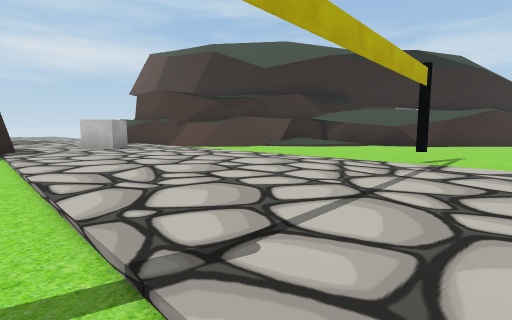
View 1 (above)

21 first-person views from a walk through a scene from a Unity 3-D project. The camera is 1.3 m above the floor, tilts 6° down and sees 85° across. The floor is counted in squares, 2 m on a side. Each view is taken from the middle of a square. On the plan, view 1 faces up. The plan holds only what a view shows up to about 9 squares ahead; the rest is blank. The place goes on beyond the plan. The player character is not drawn. Some surface patterns are stand-ins.

View 2
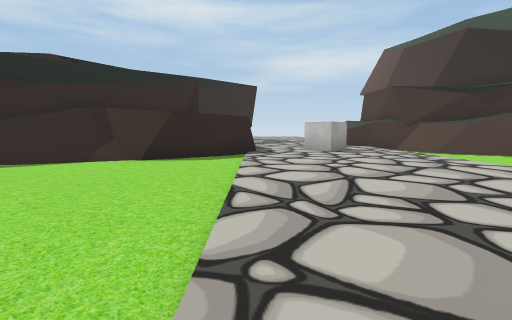

View 3
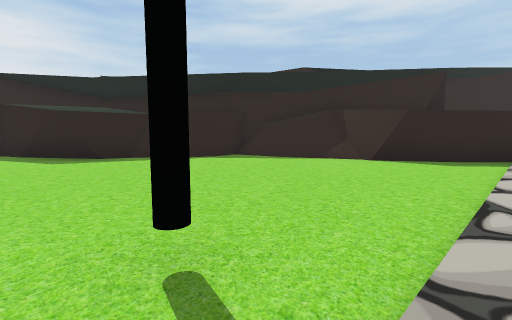

View 4
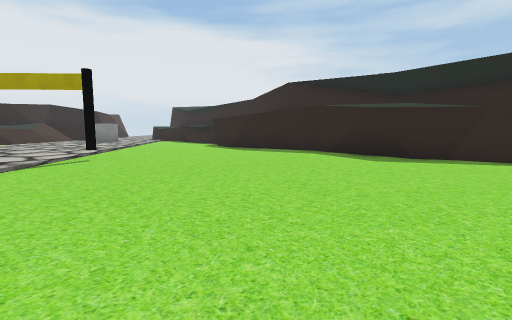

View 5
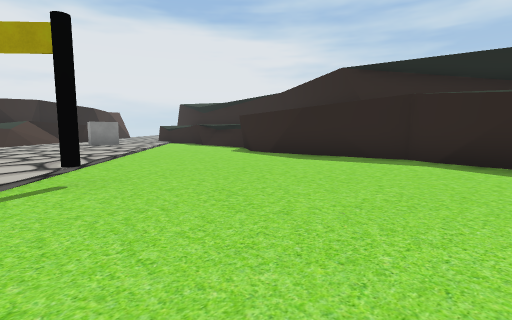

View 6
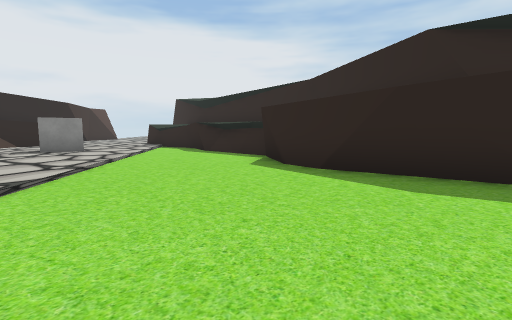

View 7
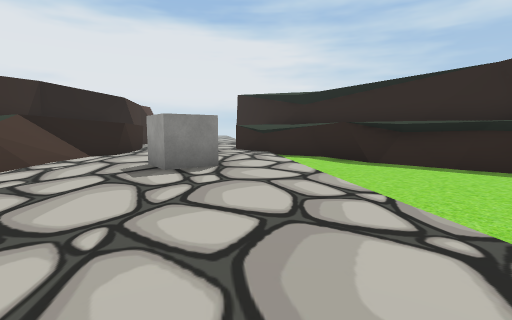

View 8
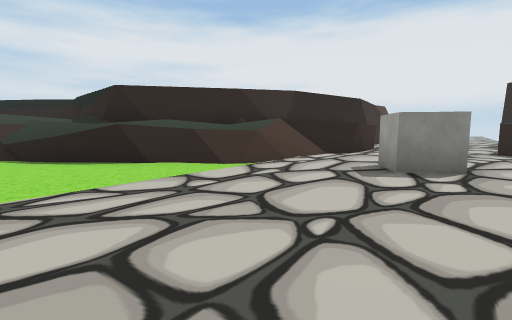

View 9
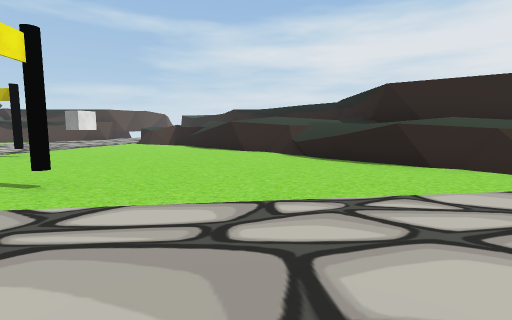

View 10
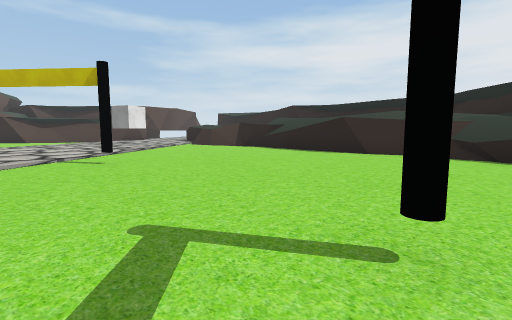

View 11
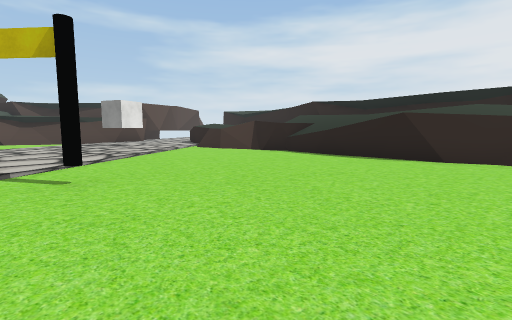

View 12
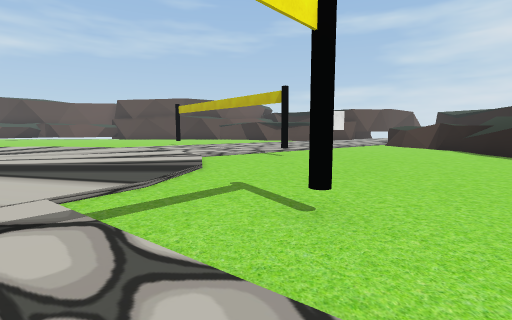

View 13
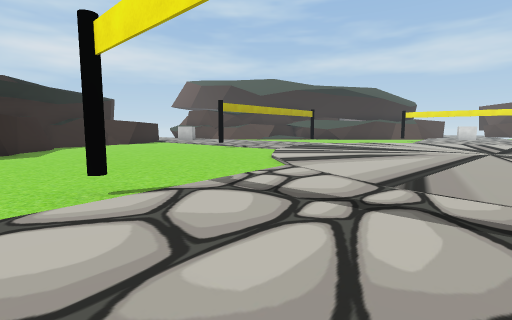

View 14
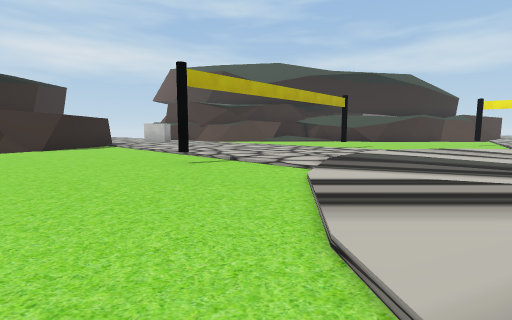

View 15
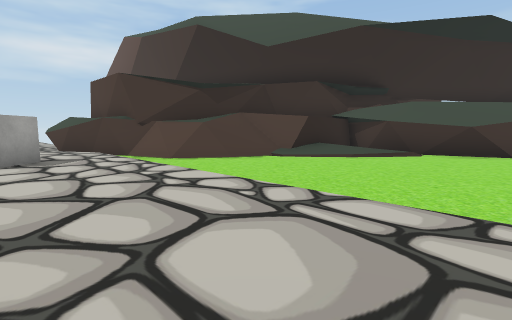

View 16
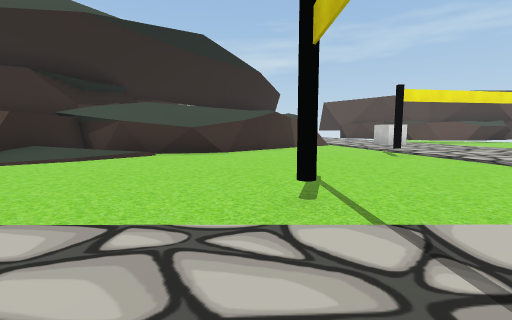

View 17
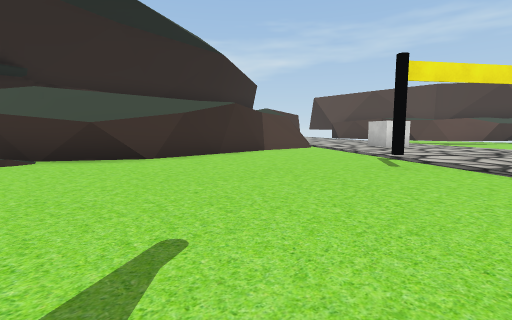

View 18
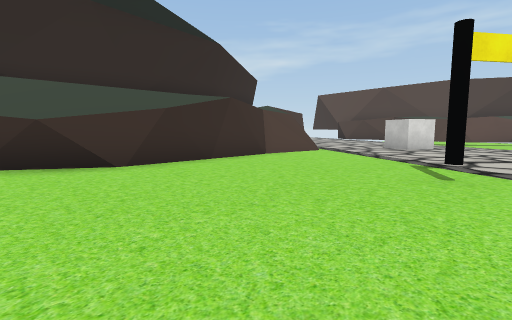

View 19
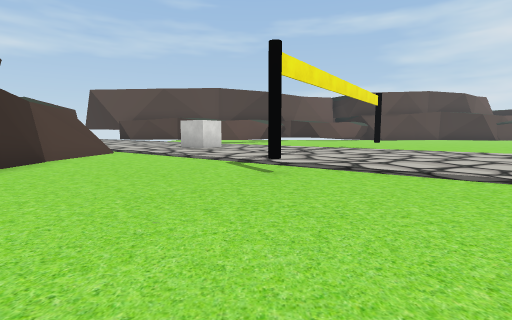

View 20
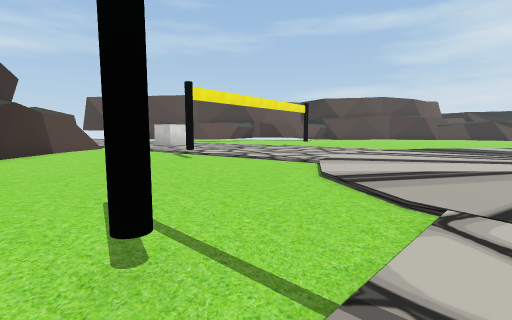

View 21
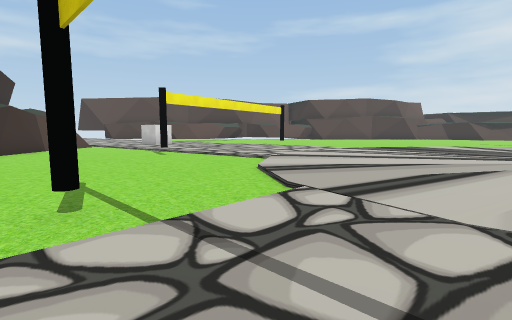

### Floor plan
Key: @ floor where view 1 was taken; # wall or solid block; x gap in a wall; . main floor; - floor 0.25 m lower than the main floor; : floor 1.5 m higher than the main floor; + floor 1.75 m higher than the main floor; * floor 2 m higher than the main floor; % floor 2.25 m higher than the main floor; / step, stairs or slope; = window, fence, low wall or low ledge; ^ raised ledge; C black column.
Columns run from 9 left of view 1 to 14 right of it. Each row starts with its distance up from view 1.
 13    ### ########
 12    ..##^#^# .#########^
 11     ..//--------------/.
 10     .../--------------/.
  9    .#.../------------/..
  8    ....../----------/...
  7   #......./-------C-....
  6   #-/....../C------/....
  5   #--/....../-----/.....
  4  ##---/....../-///......
  3 #^-----/.............../
  2 ##------/............./
  1 ##------C/.........../--
  0 ##-------@/.......... --
 -1  #--------/..........
 -2  #--------...........
 -3  ##-------....... ...
 -4  ##-------......   .
 -5  #--------......  ..
 -6  #-------/..........
 -7  #-------/..........
 -8  #-----C/...........
 -9  #-----/............
-10  #----/....../......
-11  #----/... ./--//-/...
-12 ^----/...../-------/....
-13 ^---/...../-C-----C-/...
-14 ^---....../----------...
-15 ^--/...../-----------/..
-16 ^-/...../-------------/.
-17 ^/..#...---------------
-18 ^....../=-------------
-19 ^.. ..==#=###==####x#
-20 ^.  ##=+:####++%* **
-21    ##   ### #*

Positions as (right, up) in squares from view 1, and headings:
1: (0, 0), facing up
2: (0, 1), facing up-left
3: (0, 1), facing left
4: (0, -1), facing down-left
5: (-1, -4), facing down-left
6: (-3, -7), facing down-left
7: (-2, -12), facing down-left
8: (-2, -12), facing down
9: (-1, -12), facing down-right
10: (3, -11), facing down-right
11: (5, -12), facing down-right
12: (1, -12), facing right
13: (0, -11), facing up
14: (0, -5), facing up
15: (0, 4), facing up
16: (1, 4), facing up-right
17: (4, 5), facing up-right
18: (5, 6), facing up-right
19: (5, 7), facing right
20: (2, 5), facing right
21: (1, 4), facing right
